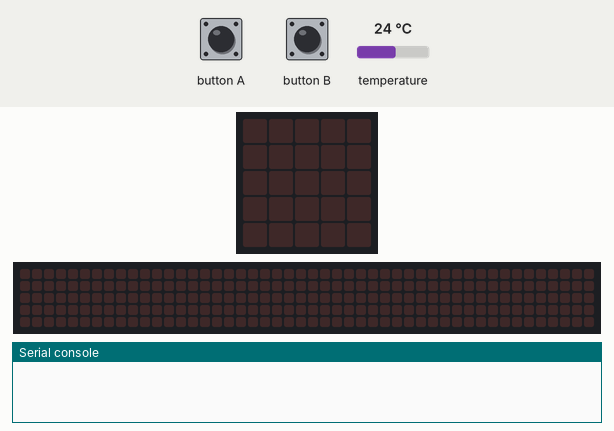
This program was run on a simulated BBC micro:bit running MicroPython. Parts: the board's 5×5 LED display, a strip that is not on the board, showing the scrolling text unrolled, the last lines printed to the serial console. Inputs (shaded band) come from the test bench; at power-on: temperature 24 °C. The 48×5 strip is a reading aid, not a part: it shows the text the display is scrolling, unrolled, one strip-width of it at a time.

Above: at 1.2 s.
1.3 s: button A pressed for 0.15 s
At 1.38 s:
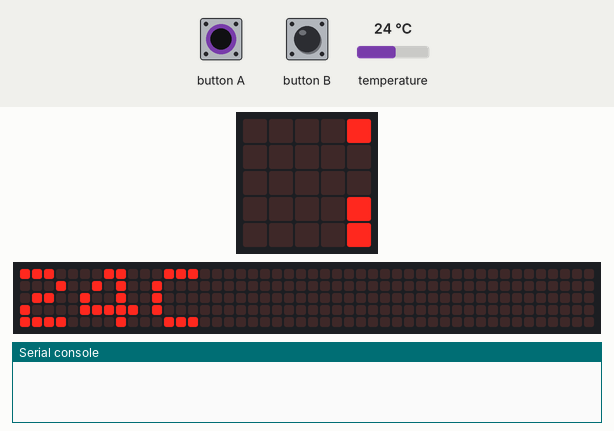
4.3 s: button B pressed for 0.15 s
At 4.7 s:
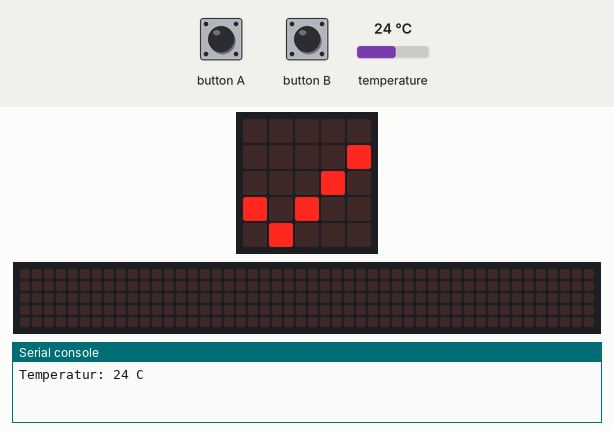
6.3 s: button A pressed for 1 s
At 7.9 s:
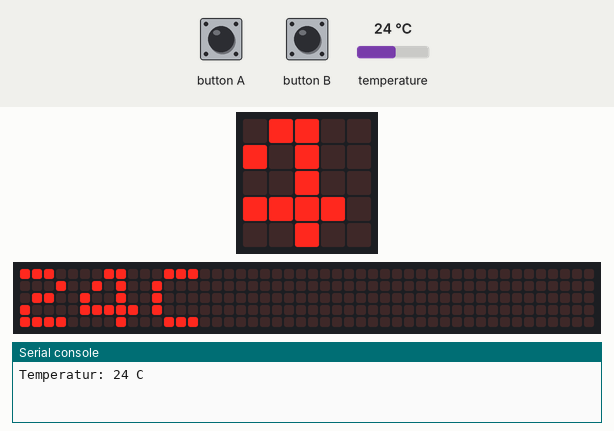
10.3 s: button A pressed for 3.2 s
At 10.69 s:
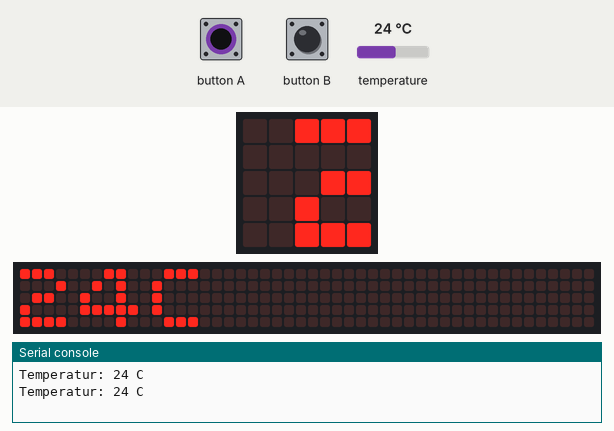
15.0 s: button B pressed for 1 s
At 15.4 s:
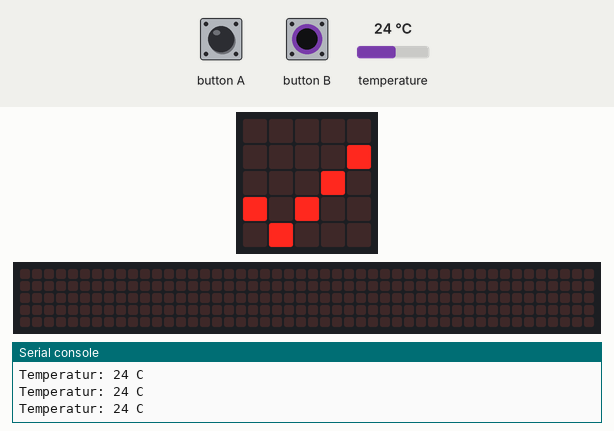
Timing chart, 0 to 18.0 s (numbered marks = the images above; inputs shaded):
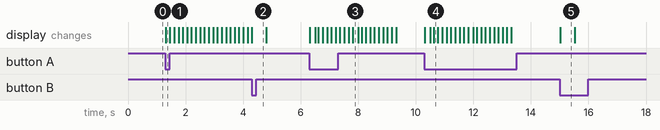

The program:

main.py
```python
# Sample: temperatur-anzeigen  (eingebauter Temperatursensor)
# Board:   BBC micro:bit V2.2
# Sprache: MicroPython
#
# Ziel: Knopf A druecken -> die aktuelle Temperatur laeuft als Text ueber
#       die LED-Matrix. Knopf B -> ein Thermometer-Bild als Erinnerung,
#       dass es der Chip-Wert ist (leicht zu hoch).
#
# --------------------------------------------------------------------------
# Hardware
# --------------------------------------------------------------------------
#   Nichts anschliessen - der Sensor sitzt im Prozessor des micro:bit.
#   Achtung: er misst die Chip-Temperatur, meist ein paar Grad ueber der
#   Raumtemperatur, und reagiert langsam.
# --------------------------------------------------------------------------

from microbit import *

while True:
    if button_a.was_pressed():
        grad = temperature()          # Grad Celsius als ganze Zahl
        display.scroll(str(grad) + "C")
        print("Temperatur:", grad, "C")

    if button_b.was_pressed():
        display.show(Image.YES)       # nur als kurze Rueckmeldung
        sleep(500)
        display.clear()

    sleep(50)
```

Measured:
- after the input at 1.3 s, the display: changes at once (image 1)
- after the input at 4.3 s, the display: changes at once (image 2)
- after the input at 6.3 s, the display: first changes at once (image 3 shows a later state)
- after the input at 10.3 s, the display: first changes at once (image 4 shows a later state)
- after the input at 15.0 s, the display: changes at once (image 5)
- what the display in image 5 shows lasts 0.5 s, from 15.0 s to 15.5 s
